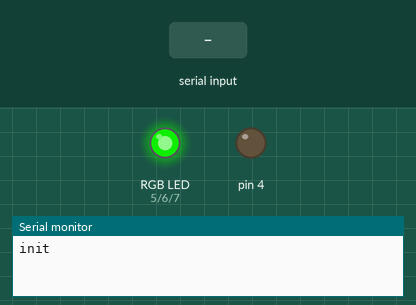
Recording of a sketch running on a simulated Arduino Uno, built with avr-gcc and run on an emulated ATmega328P. On the bench: an RGB LED mixed from three pins (HIGH = lit), output pins drawn as LEDs (lit = HIGH), the last lines printed to the serial monitor. The test bench sets the inputs (shaded band). Dim RGB values are drawn brighter than linear.

Above: at 1.29 s.
1.3 s: "ping\n" received over Serial
At 4.1 s:
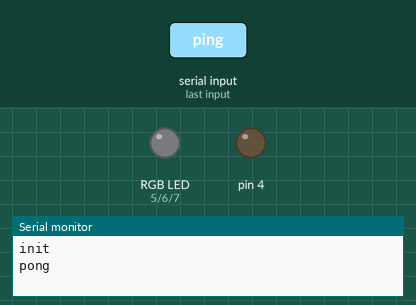
4.3 s: "death\n" received over Serial
At 4.67 s:
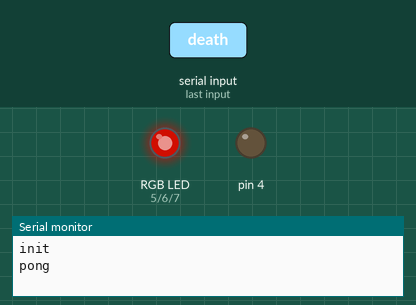
7.3 s: "spawn\n" received over Serial
At 8.23 s:
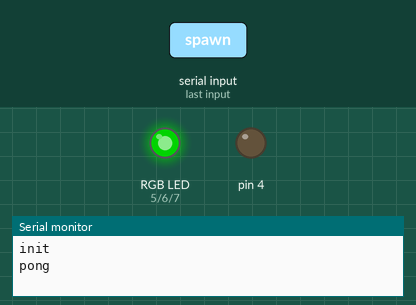
10.3 s: "complete\n" received over Serial
At 12.33 s:
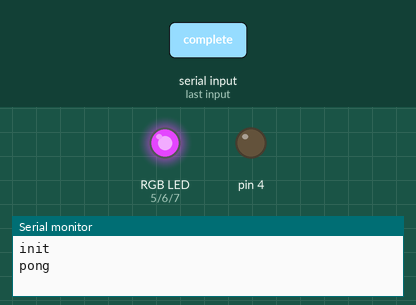
13.3 s: "collected\n" received over Serial
At 14.6 s:
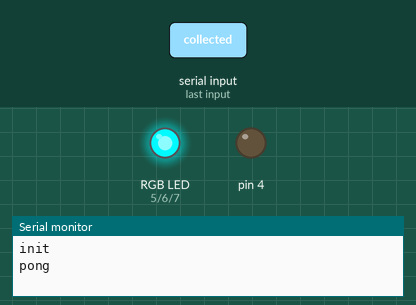
15.0 s: "cutscene\n" received over Serial
At 15.18 s:
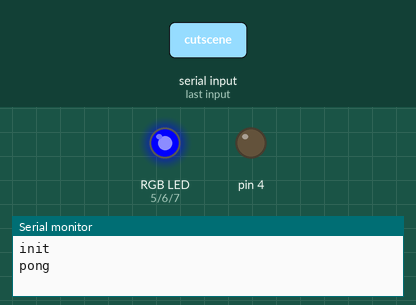
Timing chart, 0 to 17.8 s (numbered marks = the images above; inputs shaded):
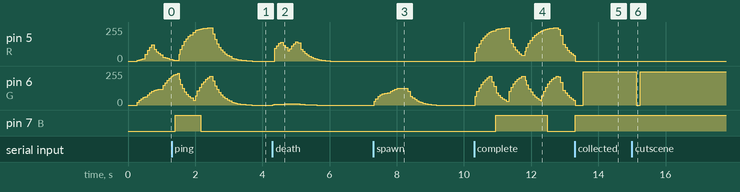

Measured:
- after the input at 1.3 s, pin 7 (B): LOW → HIGH after 0.11 s, → LOW 0.76 s later
- after the input at 7.3 s, pin 6 (G): rises from 0/255 to 127/255 in 0.82 s, then falls to 0/255 in 1.0 s
- after the input at 13.3 s, pin 7 (B): LOW → HIGH at once
- after the input at 15.0 s, pin 6 (G): 250/255 → 0/255 after 0.13 s, → 250/255 0.12 s later

The sketch:

CelesteArduinoTemplateRGB.ino
```cpp
/*
  Celeste Arduino-side Template.
  in the template, pin 4 is used as an easy ground for my rgb led connection.
  the template was made with the arduino giga r1 wifi, pwm pins vary between models.
*/

// the pin the led in the example is connected on
int R = 5;
int G = 6;
int B = 7;

// an analog LED system i made
const unsigned long LOOP_INTERVAL = 1;  // 10 ms = 100 Hz
unsigned long lastLoopTime = 0;
float SmoothNess = 0.01;
// remember original smoothness
float const OrigSmoothNess = 0.01;
int TargetR = 0;
int TargetG = 0;
int TargetB = 0;
float CurrentR = 0;
float CurrentG = 0;
float CurrentB = 0;

// trigger Data
bool Pinged = false;

// forward declaration for functions
void OnPing(bool First = false, bool Silent = false);
void OnDeath(bool First = false, bool Silent = false);
void OnSpawn(bool First = false, bool Silent = false);
void OnComplete(bool First = false, bool Silent = false);
void OnCut(bool First = false, bool Silent = false);
void OnCollect(bool First = false, bool Silent = false);


void setup() {
  Serial.begin(9600);  // must match baud rate in your C# code
  while (!Serial) {
    ;  // wait until USB serial is connected
  }
  Serial.println("init");
  pinMode(R, OUTPUT);
  pinMode(G, OUTPUT);
  pinMode(B, OUTPUT);
  pinMode(4, OUTPUT);
  digitalWrite(4, LOW);
}


// variables for timed functions
unsigned long now = 0;
unsigned long PingedAt = 0;
unsigned long DiedAt = 0;
unsigned long SpawnedAt = 0;
unsigned long CompleteAt = 0;
unsigned long CutAt = 0;
unsigned long CollectAt = 0;

// the analog LED system i made
void LED_Loop() {
  analogWrite(R, int(CurrentR += (TargetR - CurrentR) * SmoothNess));
  analogWrite(G, int(CurrentG += (TargetG - CurrentG) * SmoothNess));
  analogWrite(B, int(CurrentB += (TargetB - CurrentB) * SmoothNess));
}

// The main loop, ideally shouldnt change much since it has all the triggers on updates
void loop() {
  now = millis();
  if (now - lastLoopTime >= LOOP_INTERVAL) {
    lastLoopTime += LOOP_INTERVAL;
    LED_Loop();
  }
  if (Serial.available() > 0) {
    String input = Serial.readStringUntil('\n');  // read until newline
    input.trim();                                 // ensures that itll get the true value sent
    // important for initalizing check.
    if (input.equalsIgnoreCase("ping")) {
      OnPing(true);
    }
    // called when player dies
    if (input.equalsIgnoreCase("death")) {
      OnDeath(true);
    }
    // called when player respawns
    else if (input.equalsIgnoreCase("spawn")) {
      OnSpawn(true);
    }
    // called when the player finished a chapter ("finishing" a chapter is counted when the speedrun counter stops counting) *mod version 0.2.0+
    else if (input.equalsIgnoreCase("complete")) {
      OnComplete(true);
    }
    // called when the player collects a strawberry
    else if (input.equalsIgnoreCase("collected")) {
      OnCollect(true);
    }
    // called when a cutscene starts playing
    else if (input.equalsIgnoreCase("cutscene")) {
      OnCut(true);
    }
  } else {
    OnDeath(false);
    OnComplete(false);
    OnCollect(false);
    OnCut(false);
    OnSpawn(false);
    OnPing(false);
  }
}
// function that's called when Pinged
void OnPing(bool First, bool Silent) {
  if (First) {
    PingedAt = now;
    TargetB = 255;
    TargetG = 75;
    Serial.println("pong");  // reply with newline, Do NOT remove.
  }
  if (!Silent) {
    if (now - PingedAt >= 500 && now - PingedAt < 510) {
      TargetB = 0;
      TargetG = 0;
    }
  }
}

void OnDeath(bool First, bool Silent) {
  if (First) {
    DiedAt = now;
    TargetR = 200;
    TargetG = 10;
    TargetB = 10;
  }
  if (!Silent) {
    if (now - DiedAt >= 250 && now - DiedAt < 500)
      TargetR = 30;
    else if (now - DiedAt >= 500 && now - DiedAt < 750)
      TargetR = 200;
    else if (now - DiedAt >= 750 && now - DiedAt < 760) {
      TargetR = 0;
      TargetG = 0;
      TargetB = 0;
    }
  }
}

void OnSpawn(bool First, bool Silent) {
  if (First) {
    SpawnedAt = now;
    TargetG = 128;
    TargetB = 128;
  }
  if (!Silent) {
    if (now - SpawnedAt >= 250 && now - SpawnedAt < 500) {
      TargetG = 100;
      TargetB = 100;
    } else if (now - SpawnedAt >= 500 && now - SpawnedAt < 750) {
      TargetG = 145;
      TargetB = 145;
    } else if (now - SpawnedAt >= 750 && now - SpawnedAt < 1000) {
      TargetG = 128;
      TargetB = 128;
    } else if (now - SpawnedAt >= 1000 && now - SpawnedAt < 1010) {
      TargetG = 0;
      TargetB = 0;
    }
  }
}
void OnComplete(bool First, bool Silent) {
  if (First) {
    CompleteAt = now;
    TargetR = 255;
    TargetG = 255;
  }
  if (!Silent) {
    if (now - CompleteAt >= 500 && now - CompleteAt < 1000) {
      TargetB = 255;
      TargetG = 0;
    } else if (now - CompleteAt >= 1000 && now - CompleteAt < 1500) {
      TargetG = 255;
      TargetR = 0;
    } else if (now - CompleteAt >= 1500 && now - CompleteAt < 2000) {
      TargetR = 255;
      TargetG = 0;
    } else if (now - CompleteAt >= 2000 && now - CompleteAt < 2500) {
      TargetG = 255;
      TargetB = 0;
    } else if (now - CompleteAt >= 2500 && now - CompleteAt < 3000) {
      TargetG = 0;
      TargetR = 0;
    }
  }
}
void OnCut(bool First, bool Silent) {
  if (First) {
    CutAt = now;
    SmoothNess = 1;
    TargetG = 250;
  }
  if (!Silent) {
    if (now - CutAt >= 125 && now - CutAt < 250)
      TargetG = 0;
    else if (now - CutAt >= 250 && now - CutAt < 375)
      TargetG = 250;
    else if (now - CutAt >= 375 && now - CutAt < 385) {
      TargetG = 0;
    } else if (now - CutAt >= 405 && now - CutAt < 420) {
      SmoothNess = OrigSmoothNess;
    }
  }
}
void OnCollect(bool First, bool Silent) {
  if (First) {
    CollectAt = now;
    SmoothNess = 1;
    TargetB = 200;
  }
  if (!Silent) {
    if (now - CollectAt >= 250 && now - CollectAt < 500)
      TargetG = 250;
    else if (now - CollectAt >= 500 && now - CollectAt < 510) {
      SmoothNess = OrigSmoothNess;
      TargetG = 0;
      TargetB = 0;
    }
  }
}
```
